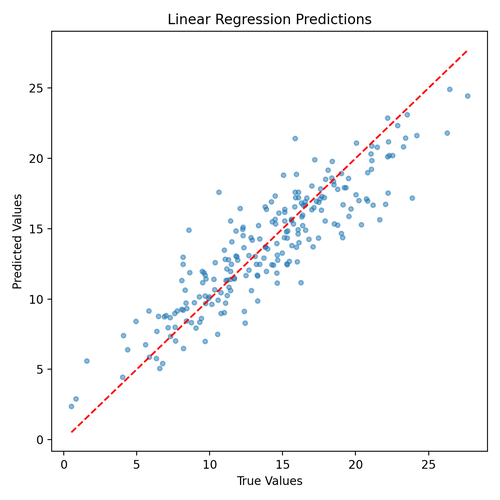
#> input picture part2_regression/results/linear_prediction.png, 500 x 500 px, shrunk from 1200 x 1200 before the run
$ python comparison.py
#> lines starting #> are read from the running program, lines starting #| are printed output that depends on the picture

from pathlib import Path
import matplotlib.pyplot as plt
import matplotlib.image as mpimg

# 获取结果文件夹路径
BASE_DIR = Path(__file__).resolve().parent
RESULT_DIR = BASE_DIR / "results"

# 读取两个模型的预测图
linear_img = mpimg.imread(RESULT_DIR / "linear_prediction.png")
#> linear_img is the input picture: shape (500, 500, 4) float32; mean R, G, B, A 0.976, 0.978, 0.981, 1
mlp_img = mpimg.imread(RESULT_DIR / "mlp_prediction.png")
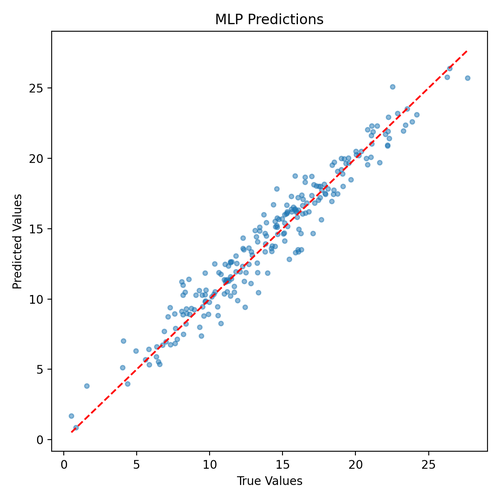
#> input picture part2_regression/results/mlp_prediction.png, 500 x 500 px, shrunk from 1200 x 1200 before the run
#> mlp_img is the input picture: shape (500, 500, 4) float32; mean R, G, B, A 0.978, 0.979, 0.982, 1

# 将两张图放在一起
fig, axes = plt.subplots(1, 2, figsize=(12, 6))

axes[0].imshow(linear_img)
axes[0].set_title("Linear Regression")
axes[0].axis("off")

axes[1].imshow(mlp_img)
axes[1].set_title("MLP")
axes[1].axis("off")

plt.tight_layout()

# 保存对比图
plt.savefig(
    RESULT_DIR / "model_comparison.png",
    dpi=200
)
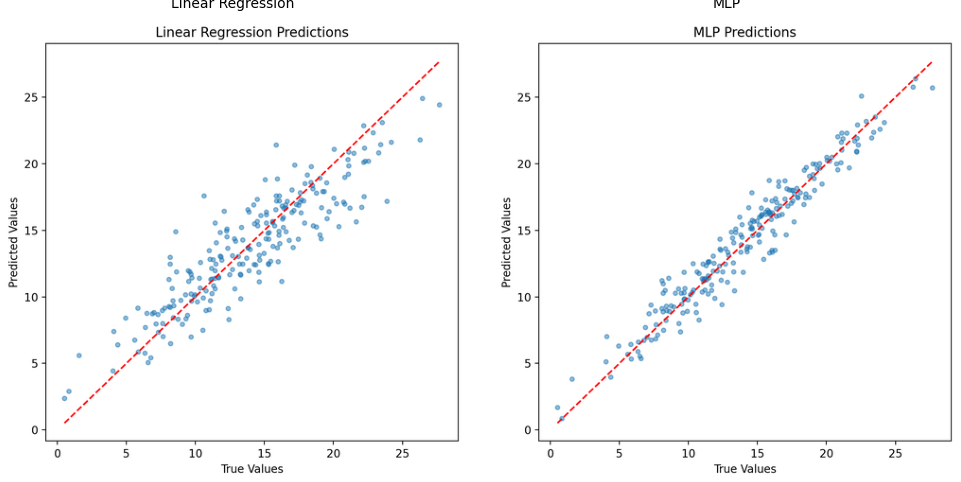
#> figure drawn by matplotlib, 2 panels

plt.show()

print("模型对比图已保存！")
